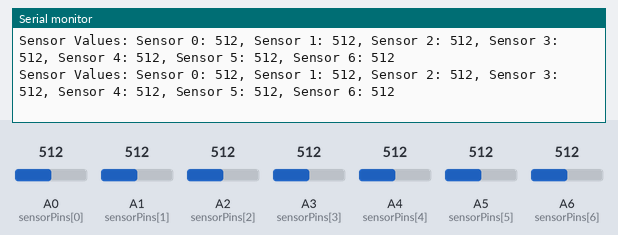
Recording of a sketch running on a simulated Teensy 4. Parts: the last lines printed to the serial monitor. The test bench sets the inputs (shaded band); at power-on: A0 (sensorPins[0]) = 512, A1 (sensorPins[1]) = 512, A2 (sensorPins[2]) = 512, A3 (sensorPins[3]) = 512, A4 (sensorPins[4]) = 512, A5 (sensorPins[5]) = 512, A6 (sensorPins[6]) = 512.

Above: at 1.2 s.
1.3 s: A0 (sensorPins[0]) set to 716
At 1.57 s:
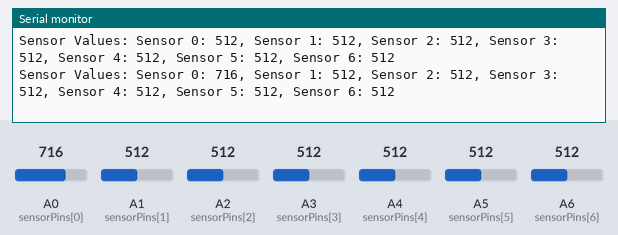
2.8 s: A1 (sensorPins[1]) set to 716
At 2.98 s:
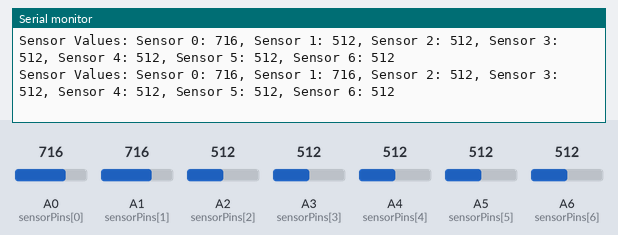
4.3 s: A2 (sensorPins[2]) set to 716
At 4.39 s:
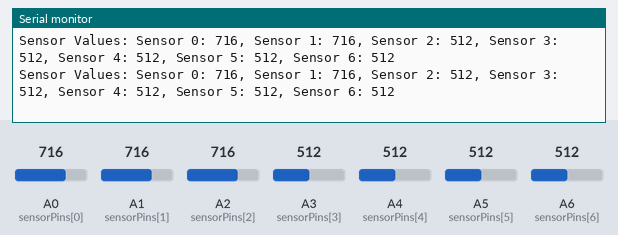
5.8 s: A3 (sensorPins[3]) set to 716
At 5.8 s:
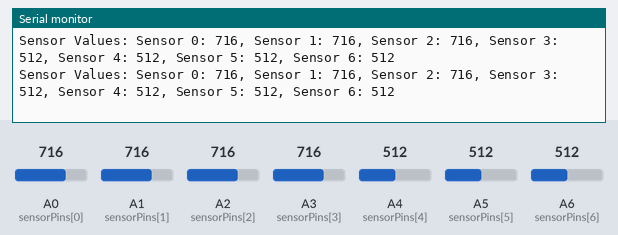
7.3 s: A4 (sensorPins[4]) set to 716
At 7.41 s:
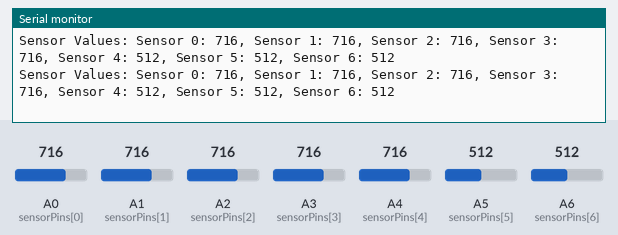
8.8 s: A5 (sensorPins[5]) set to 716
At 8.82 s:
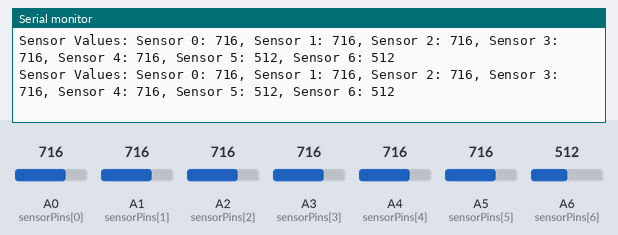

The sketch:

QTRSensor_LineFollowing.ino
```cpp
#define NUM_SENSORS 7 // Change this value if we need to delete one sensor

// Sensor values array
int sensorPins[NUM_SENSORS] = {A0, A1, A2, A3, A4, A5, A6}; // A0 - A6 refer to pins 14 - 19 on the teensy

void setup() {
  Serial.begin(9600); // Serial Monitor

  // Set sensor pins as INPUT
  for (int i = 0; i < NUM_SENSORS; i++) {
    pinMode(sensorPins[i], INPUT);
  }

  Serial.println("Sensor Setup Complete!");
}

void loop() {
  Serial.print("Sensor Values: ");

  for (int i = 0; i < NUM_SENSORS; i++) {
    int sensorValue = analogRead(sensorPins[i]); // Reads each sensors value and stores it as sensorValue
    Serial.printf("Sensor %d: %d", i, sensorValue);

    if (i < NUM_SENSORS - 1) {
        Serial.print(", ");
    }
  }
  Serial.println(); // Moves to next line for formatting
  delay(200); //200ms between loops(Highly Subject To)
}
```

Measured:
- after the input at 1.3 s, the serial monitor: prints a new line after 0.11 s (image 1)
- after the input at 2.8 s, the serial monitor: prints a new line at once (image 2)
